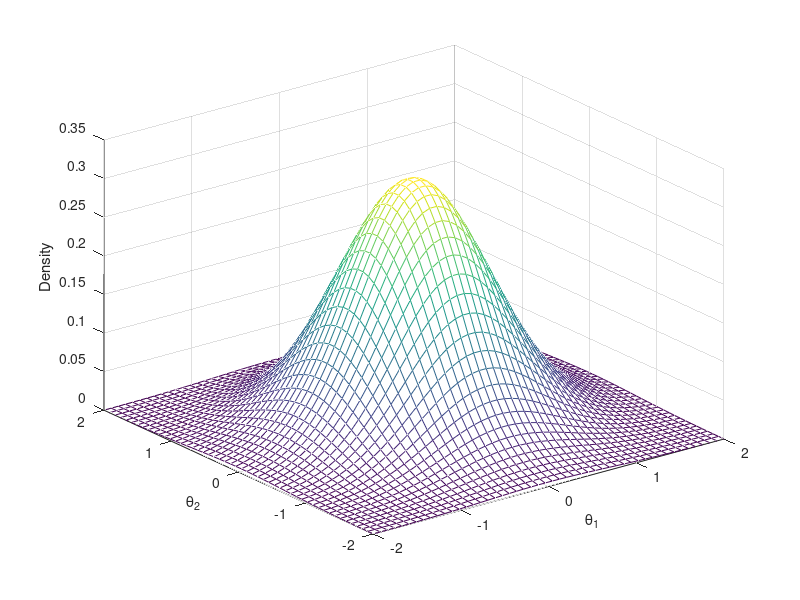

This figure's MATLAB source: (Note: this script raises an error after producing the figure.)
theta = linspace(-2,2,50);
[theta1,theta2] = meshgrid(theta);
p = mvnpdf([theta1(:) theta2(:)],[0 0],[.5 0;0 .5]);
p = reshape(p,length(theta2),length(theta1));
mesh(theta1,theta2,p)
xlabel('\theta_1')
ylabel('\theta_2')
zlabel('Density')


%%
a1 = 1.2; a2 = .7;
b = 0;
thetas = [theta1(:) theta2(:)];
f = MIRT_prob2D_matrix(thetas(:,1),thetas(:,2),a1,a2,b);
f = reshape(f,length(theta2),length(theta1));
mesh(theta1,theta2,f)
xlabel('\theta_1')
ylabel('\theta_2')
zlabel('Probability')

%%
contour(theta1,theta2,f)
xlabel('\theta_1')
ylabel('\theta_2')


%%
close all
theta = linspace(-2,2,60);
[theta1,theta2] = meshgrid(theta);
p = mvnpdf([theta1(:) theta2(:)],[0 0],[.5 0;0 .5]);
p = reshape(p,length(theta2),length(theta1));
hold on 

n = 50;
r = .25;
angle = linspace(0,2*pi,n);
x = r*sin(angle);
y = r*cos(angle);
f = mvnpdf([x(1),y(1)],[0 0],[.5 0;0 .5]);
h = linspace(0,f,n);

for j = 1:length(theta1)
    hold on 
    for j1 = 1:length(theta2)
        plot3(theta1(j,j1),theta2(j,j1),p(j,j1),'marker','.')
    end
end
for j = 1:length(x)
    for j1 = 1:length(x)
        plot3(x(j1),y(j1),h(j),'marker','.','color','black')
    end
end
xlabel('\theta_1')
ylabel('\theta_2')
zlabel('Density')

%%
close all
theta = linspace(-3,3,50);
f = normpdf(theta,0,1);
hold on 
plot(theta,f,'-b')
plot(zeros(50,1),linspace(0,normpdf(0,0,1),50),'--b')
xlabel('\theta')
ylabel('Density')
r = linspace(-1.5,1.5,20);
for j = 1:length(r)
    h = normpdf(r(j),0,1);
    plot(r(j)*ones(50,1),linspace(0,h,50),'-black')
end
annotation('arrow',[.52  .71],[0.11 0.11])
annotation('arrow',[.71  .52],[0.11 0.11])
annotation('arrow',[.32  .52],[0.11 0.11])
annotation('arrow',[.52  .32],[0.11 0.11])
text( .6,-.01,'r')
text(-.6,-.01,'r')